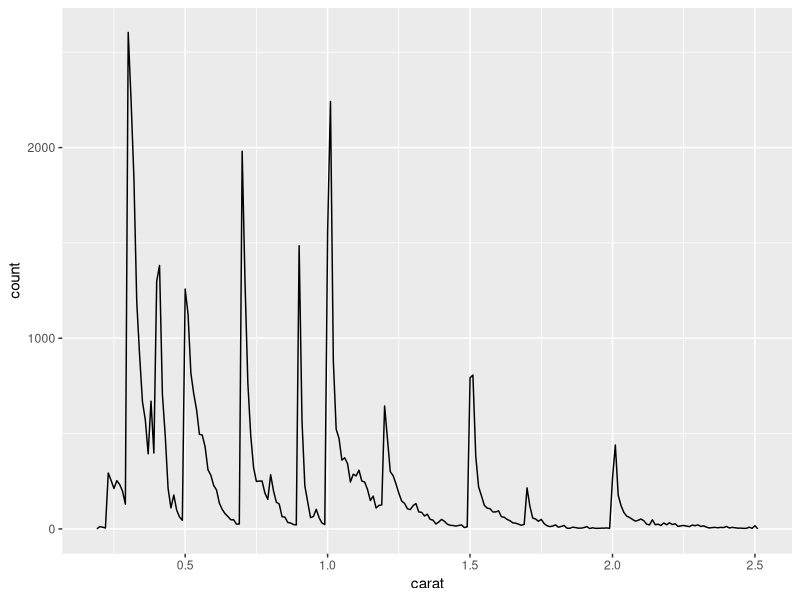
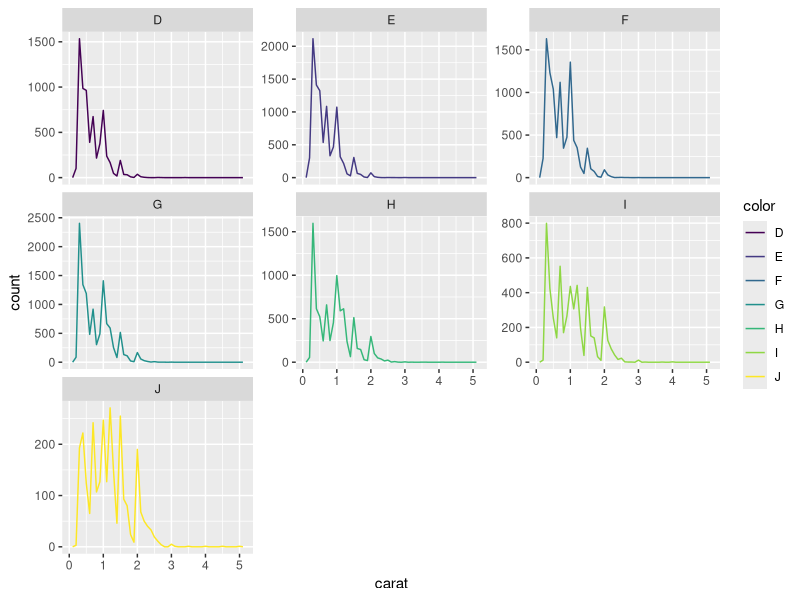
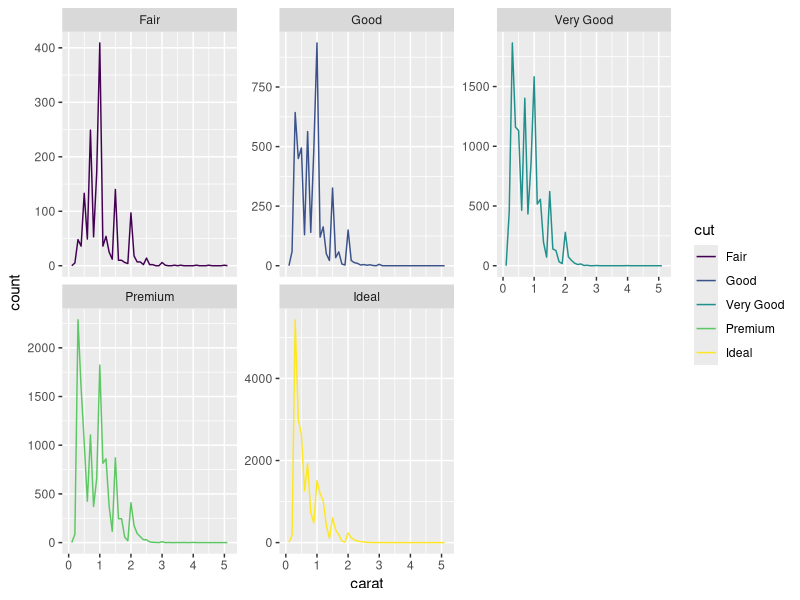
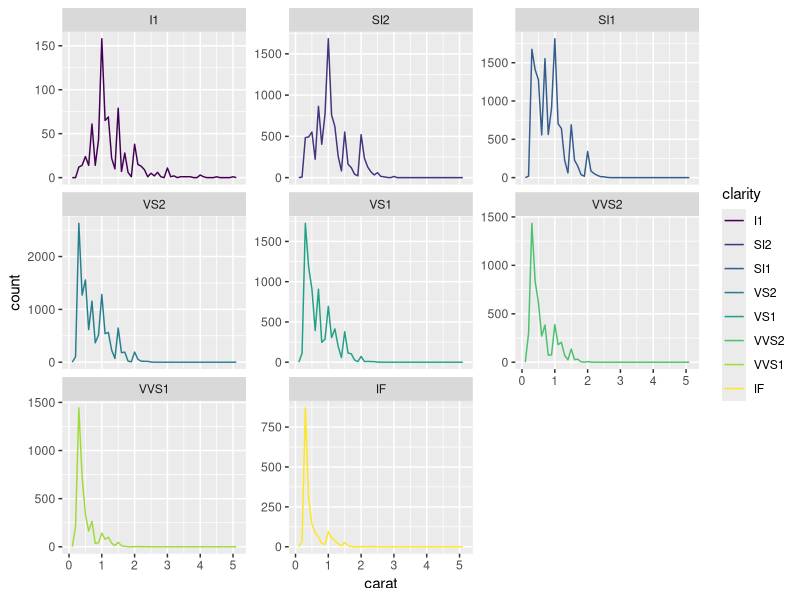

Write R code to recreate these figures, in order.
## ---- chunk 1
library(ggplot2)
library(dplyr)

smaller <- diamonds %>% 
  filter(carat <= 2.5)
## ---- chunk 2
knitr::opts_chunk$set(
  echo = FALSE
)
smaller %>% 
  ggplot(aes(carat)) + 
  geom_freqpoly(binwidth = 0.01)
## ---- chunk 3
summary(smaller['carat'])%>%
knitr::kable(col.names = "KEY STATS", caption="Tab 1")
## ---- chunk 4
diamonds%>%
ggplot(aes(x=carat,color = color))+
geom_freqpoly(binwidth=0.1)+
facet_wrap(~color, scales = "free_y")
## ---- chunk 5
 select(diamonds,color)%>%
 group_by(color)%>%
 summarise(Counts = n())%>%
 knitr::kable(caption = "Tab 2:color_summary",col.names = c("Colors","Counts"))
## ---- chunk 6
diamonds%>%
ggplot(aes(x = carat, color = cut))+
geom_freqpoly(binwidth = 0.1)+
facet_wrap(~cut,scales = "free_y")
## ---- chunk 7
 select(diamonds,cut)%>%
 group_by(cut)%>%
 summarise(Counts = n())%>%
 knitr::kable(caption = "Tab 3:cut_summary",col.names = c("Type of Cut", "Counts"))
## ---- chunk 8
diamonds%>%
ggplot(aes(x = carat, color = clarity))+
geom_freqpoly(binwidth = 0.1)+
facet_wrap(~clarity,scales = "free_y")
## ---- chunk 9
 select(diamonds,clarity)%>%
 group_by(clarity)%>%
 summarise(Counts = n())%>%
 knitr::kable(caption = "Tab 4:clarity_summary",col.names=c("Clarity","Counts"))
